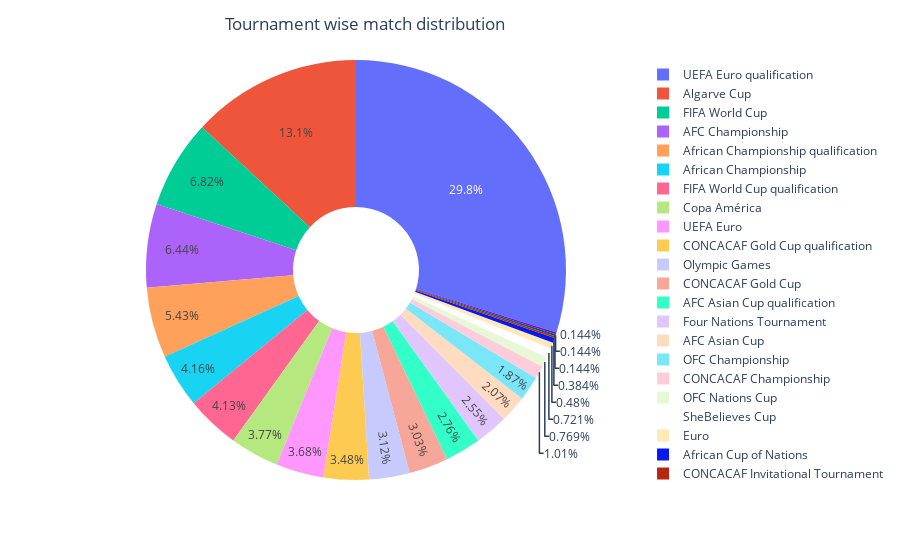

Write notebook code for a chart like this one.
### Markdown cell above
From the above barplots, we can see that China has been the most avtive home team with over 175 matches played while Denmark has been the most active away team with 140+ matches played.


## c) Tournament

Let us see which tournaments involve the most number of matches through a pie chart below.

### Code cell
df_tour=df.groupby('tournament')['Count'].sum().reset_index()
fig3=px.pie(df_tour,values='Count',names='tournament',hole=0.3)
fig3.update_layout(title='Tournament wise match distribution',title_x=0.25)
fig3.show()

### Figure 1 — Plotly figure (JSON) as saved in the notebook; plotly's stock layout.template omitted (floating-point values rounded to 4 significant figures)
{"data": [{"domain": {"x": [0, 1], "y": [0, 1]}, "hole": 0.3, "hovertemplate": "tournament=%{label}<br>Count=%{value}<extra></extra>", "labels": ["AFC Asian Cup", "AFC Asian Cup qualification", "AFC Championship", "African Championship", "African Championship qualification", "African Cup of Nations", "Algarve Cup", "CONCACAF Championship", "CONCACAF Gold Cup", "CONCACAF Gold Cup qualification", "CONCACAF Invitational Tournament", "Copa América", "Euro", "FIFA World Cup", "FIFA World Cup qualification", "Four Nations Tournament", "OFC Championship", "OFC Nations Cup", "OFC Nations Cup qualification", "Olympic Games", "SheBelieves Cup", "Tournoi de France", "UEFA Euro", "UEFA Euro qualification"], "legendgroup": "", "name": "", "showlegend": true, "type": "pie", "values": [86, 115, 268, 173, 226, 16, 545, 42, 126, 145, 6, 157, 20, 284, 172, 106, 78, 32, 6, 130, 30, 6, 153, 1241]}], "layout": {"legend": {"tracegroupgap": 0}, "margin": {"t": 60}, "title": {"text": "Tournament wise match distribution", "x": 0.25}}}
